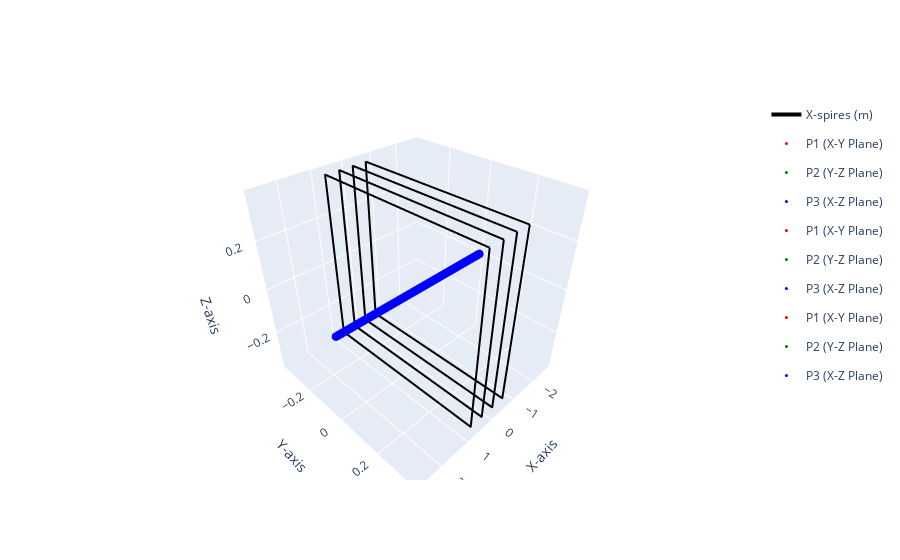

Here is the notebook cell this chart was saved with:
### Code cell
# Generar grid
X, Y, Z = sim.generate_range([-2*(np.sum(X_coil.h)/2), 2*(np.sum(X_coil.h)/2)], step_size_x = grid_length_size)

hplot.plot_grid(X, Y, Z, f0)

### Figure 1 — Plotly figure (JSON) as saved in the notebook; plotly's stock layout.template omitted (floating-point values rounded to 4 significant figures; data arrays with more than 128 entries replaced by an {"elided": "..."} marker saying what was removed)
{"data": [{"legendgroup": "X-spires (m)", "line": {"color": "black", "width": 4}, "mode": "lines", "name": "X-spires (m)", "showlegend": true, "type": "scatter3d", "x": {"elided": "400 float values"}, "y": {"elided": "400 float values"}, "z": {"elided": "400 float values"}}, {"legendgroup": "X-spires (m)", "line": {"color": "black", "width": 4}, "mode": "lines", "showlegend": false, "type": "scatter3d", "x": {"elided": "400 float values"}, "y": {"elided": "400 float values"}, "z": {"elided": "400 float values"}}, {"legendgroup": "X-spires (m)", "line": {"color": "black", "width": 4}, "mode": "lines", "showlegend": false, "type": "scatter3d", "x": {"elided": "400 float values"}, "y": {"elided": "400 float values"}, "z": {"elided": "400 float values"}}, {"legendgroup": "X-spires (m)", "line": {"color": "black", "width": 4}, "mode": "lines", "showlegend": false, "type": "scatter3d", "x": {"elided": "400 float values"}, "y": {"elided": "400 float values"}, "z": {"elided": "400 float values"}}, {"marker": {"color": "red", "size": 3}, "mode": "markers", "name": "P1 (X-Y Plane)", "type": "scatter3d", "x": [-0.69, -0.68, -0.67, -0.66, -0.65, -0.64, -0.63, -0.62, -0.61, -0.6, -0.59, -0.58, -0.57, -0.56, -0.55, -0.54, -0.53, -0.52, -0.51, -0.5, -0.49, -0.48, -0.47, -0.46, -0.45, -0.44, -0.43, -0.42, -0.41, -0.4, -0.39, -0.38, -0.37, -0.36, -0.35, -0.34, -0.33, -0.32, -0.31, -0.3, -0.29, -0.28, -0.27, -0.26, -0.25, -0.24, -0.23, -0.22, -0.21, -0.2, -0.19, -0.18, -0.17, -0.16, -0.15, -0.14, -0.13, -0.12, -0.11, -0.1, -0.09, -0.08, -0.07, -0.06, -0.05, -0.04, -0.03, -0.02, -0.01, 0, 5.551e-16], "y": [0, 0, 0, 0, 0, 0, 0, 0, 0, 0, 0, 0, 0, 0, 0, 0, 0, 0, 0, 0, 0, 0, 0, 0, 0, 0, 0, 0, 0, 0, 0, 0, 0, 0, 0, 0, 0, 0, 0, 0, 0, 0, 0, 0, 0, 0, 0, 0, 0, 0, 0, 0, 0, 0, 0, 0, 0, 0, 0, 0, 0, 0, 0, 0, 0, 0, 0, 0, 0, 0, 0], "z": [0, 0, 0, 0, 0, 0, 0, 0, 0, 0, 0, 0, 0, 0, 0, 0, 0, 0, 0, 0, 0, 0, 0, 0, 0, 0, 0, 0, 0, 0, 0, 0, 0, 0, 0, 0, 0, 0, 0, 0, 0, 0, 0, 0, 0, 0, 0, 0, 0, 0, 0, 0, 0, 0, 0, 0, 0, 0, 0, 0, 0, 0, 0, 0, 0, 0, 0, 0, 0, 0, 0]}, {"marker": {"color": "green", "size": 3}, "mode": "markers", "name": "P2 (Y-Z Plane)", "type": "scatter3d", "x": [0], "y": [0], "z": [0]}, {"marker": {"color": "blue", "size": 3}, "mode": "markers", "name": "P3 (X-Z Plane)", "type": "scatter3d", "x": [-0.69, -0.68, -0.67, -0.66, -0.65, -0.64, -0.63, -0.62, -0.61, -0.6, -0.59, -0.58, -0.57, -0.56, -0.55, -0.54, -0.53, -0.52, -0.51, -0.5, -0.49, -0.48, -0.47, -0.46, -0.45, -0.44, -0.43, -0.42, -0.41, -0.4, -0.39, -0.38, -0.37, -0.36, -0.35, -0.34, -0.33, -0.32, -0.31, -0.3, -0.29, -0.28, -0.27, -0.26, -0.25, -0.24, -0.23, -0.22, -0.21, -0.2, -0.19, -0.18, -0.17, -0.16, -0.15, -0.14, -0.13, -0.12, -0.11, -0.1, -0.09, -0.08, -0.07, -0.06, -0.05, -0.04, -0.03, -0.02, -0.01, 0, 5.551e-16], "y": [0, 0, 0, 0, 0, 0, 0, 0, 0, 0, 0, 0, 0, 0, 0, 0, 0, 0, 0, 0, 0, 0, 0, 0, 0, 0, 0, 0, 0, 0, 0, 0, 0, 0, 0, 0, 0, 0, 0, 0, 0, 0, 0, 0, 0, 0, 0, 0, 0, 0, 0, 0, 0, 0, 0, 0, 0, 0, 0, 0, 0, 0, 0, 0, 0, 0, 0, 0, 0, 0, 0], "z": [0, 0, 0, 0, 0, 0, 0, 0, 0, 0, 0, 0, 0, 0, 0, 0, 0, 0, 0, 0, 0, 0, 0, 0, 0, 0, 0, 0, 0, 0, 0, 0, 0, 0, 0, 0, 0, 0, 0, 0, 0, 0, 0, 0, 0, 0, 0, 0, 0, 0, 0, 0, 0, 0, 0, 0, 0, 0, 0, 0, 0, 0, 0, 0, 0, 0, 0, 0, 0, 0, 0]}, {"marker": {"color": "red", "size": 3}, "mode": "markers", "name": "P1 (X-Y Plane)", "type": "scatter3d", "x": {"elided": "543 float values"}, "y": {"elided": "543 int values"}, "z": {"elided": "543 int values"}}, {"marker": {"color": "green", "size": 3}, "mode": "markers", "name": "P2 (Y-Z Plane)", "type": "scatter3d", "x": [0], "y": [0], "z": [0]}, {"marker": {"color": "blue", "size": 3}, "mode": "markers", "name": "P3 (X-Z Plane)", "type": "scatter3d", "x": {"elided": "543 float values"}, "y": {"elided": "543 int values"}, "z": {"elided": "543 int values"}}, {"marker": {"color": "red", "size": 3}, "mode": "markers", "name": "P1 (X-Y Plane)", "type": "scatter3d", "x": {"elided": "201 float values"}, "y": {"elided": "201 int values"}, "z": {"elided": "201 int values"}}, {"marker": {"color": "green", "size": 3}, "mode": "markers", "name": "P2 (Y-Z Plane)", "type": "scatter3d", "x": [0], "y": [0], "z": [0]}, {"marker": {"color": "blue", "size": 3}, "mode": "markers", "name": "P3 (X-Z Plane)", "type": "scatter3d", "x": {"elided": "201 float values"}, "y": {"elided": "201 int values"}, "z": {"elided": "201 int values"}}], "layout": {"scene": {"xaxis": {"title": {"text": "X-axis"}}, "yaxis": {"title": {"text": "Y-axis"}}, "zaxis": {"title": {"text": "Z-axis"}}}}}
